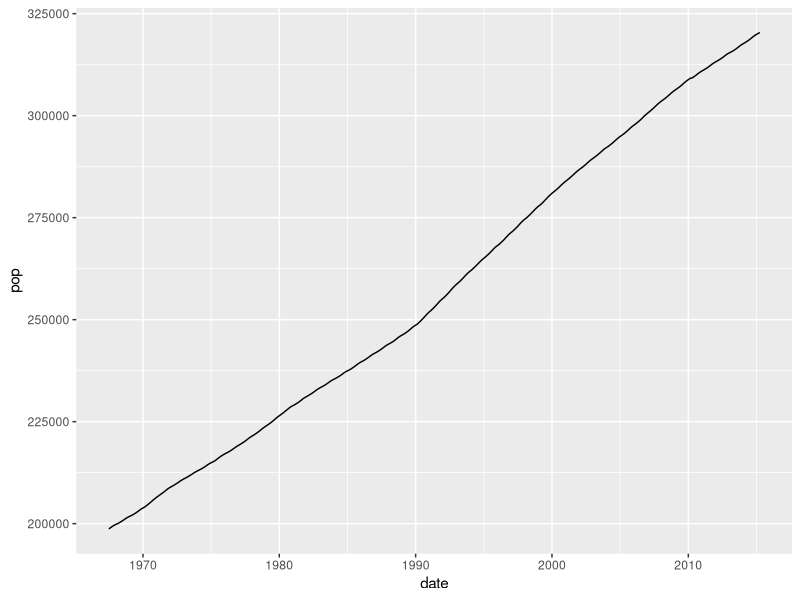

Reproduce this figure in R.
## ---- chunk 1
# <- this is a comment and is ignored by the R-interpreter
seq(from = 1, to = 10) #creates sequence from 1 to 10
seq(1,10) #same result
## ---- chunk 2
seq(to = 10,from = 1) #produces desired results
seq(10,1) #produces reversed sequence
## ---- chunk 3
# Only run for the first time:
# install.packages("tidyverse")
# Run to load package:
library("tidyverse")
# Now we can use functionality provided by "tidyverse"
# We will see in the coming lectures how the following code works:
ggplot(economics, aes(x = date, y = pop)) +
  geom_line()
